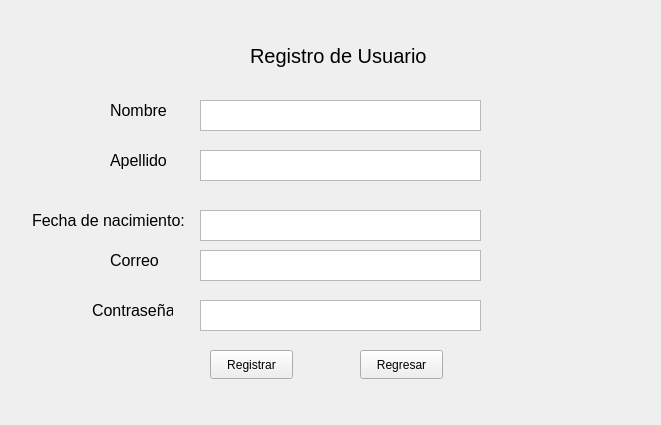
<?xml version="1.0" encoding="UTF-8"?>
<ui version="4.0">
 <class>RegistroUsuario</class>
 <widget class="QDockWidget" name="RegistroUsuario">
  <property name="geometry">
   <rect>
    <x>0</x>
    <y>0</y>
    <width>661</width>
    <height>425</height>
   </rect>
  </property>
  <property name="windowTitle">
   <string>DockWidget</string>
  </property>
  <widget class="QWidget" name="dockWidgetContents">
   <widget class="QLabel" name="label">
    <property name="geometry">
     <rect>
      <x>250</x>
      <y>40</y>
      <width>181</width>
      <height>31</height>
     </rect>
    </property>
    <property name="font">
     <font>
      <pointsize>15</pointsize>
     </font>
    </property>
    <property name="text">
     <string>Registro de Usuario</string>
    </property>
   </widget>
   <widget class="QTextEdit" name="txt_nombre">
    <property name="geometry">
     <rect>
      <x>200</x>
      <y>100</y>
      <width>281</width>
      <height>31</height>
     </rect>
    </property>
   </widget>
   <widget class="QLabel" name="label_2">
    <property name="geometry">
     <rect>
      <x>110</x>
      <y>100</y>
      <width>63</width>
      <height>20</height>
     </rect>
    </property>
    <property name="font">
     <font>
      <pointsize>12</pointsize>
     </font>
    </property>
    <property name="text">
     <string>Nombre</string>
    </property>
   </widget>
   <widget class="QLabel" name="label_3">
    <property name="geometry">
     <rect>
      <x>110</x>
      <y>150</y>
      <width>63</width>
      <height>20</height>
     </rect>
    </property>
    <property name="font">
     <font>
      <pointsize>12</pointsize>
     </font>
    </property>
    <property name="text">
     <string>Apellido</string>
    </property>
   </widget>
   <widget class="QTextEdit" name="txt_apellido">
    <property name="geometry">
     <rect>
      <x>200</x>
      <y>150</y>
      <width>281</width>
      <height>31</height>
     </rect>
    </property>
   </widget>
   <widget class="QLabel" name="label_4">
    <property name="geometry">
     <rect>
      <x>110</x>
      <y>250</y>
      <width>63</width>
      <height>20</height>
     </rect>
    </property>
    <property name="font">
     <font>
      <pointsize>12</pointsize>
     </font>
    </property>
    <property name="text">
     <string>Correo</string>
    </property>
   </widget>
   <widget class="QLabel" name="label_5">
    <property name="geometry">
     <rect>
      <x>32</x>
      <y>210</y>
      <width>161</width>
      <height>20</height>
     </rect>
    </property>
    <property name="font">
     <font>
      <pointsize>12</pointsize>
     </font>
    </property>
    <property name="text">
     <string>Fecha de nacimiento:</string>
    </property>
   </widget>
   <widget class="QTextEdit" name="txt_correo">
    <property name="geometry">
     <rect>
      <x>200</x>
      <y>250</y>
      <width>281</width>
      <height>31</height>
     </rect>
    </property>
   </widget>
   <widget class="QTextEdit" name="txt_fecha">
    <property name="geometry">
     <rect>
      <x>200</x>
      <y>210</y>
      <width>281</width>
      <height>31</height>
     </rect>
    </property>
   </widget>
   <widget class="QTextEdit" name="txt_contrasenia">
    <property name="geometry">
     <rect>
      <x>200</x>
      <y>300</y>
      <width>281</width>
      <height>31</height>
     </rect>
    </property>
   </widget>
   <widget class="QLabel" name="label_6">
    <property name="geometry">
     <rect>
      <x>92</x>
      <y>300</y>
      <width>81</width>
      <height>20</height>
     </rect>
    </property>
    <property name="font">
     <font>
      <pointsize>12</pointsize>
     </font>
    </property>
    <property name="text">
     <string>Contraseña</string>
    </property>
   </widget>
   <widget class="QPushButton" name="btn_registrar">
    <property name="geometry">
     <rect>
      <x>210</x>
      <y>350</y>
      <width>83</width>
      <height>29</height>
     </rect>
    </property>
    <property name="text">
     <string>Registrar</string>
    </property>
   </widget>
   <widget class="QPushButton" name="btn_regresar">
    <property name="geometry">
     <rect>
      <x>360</x>
      <y>350</y>
      <width>83</width>
      <height>29</height>
     </rect>
    </property>
    <property name="text">
     <string>Regresar</string>
    </property>
   </widget>
  </widget>
 </widget>
 <resources/>
 <connections/>
</ui>
